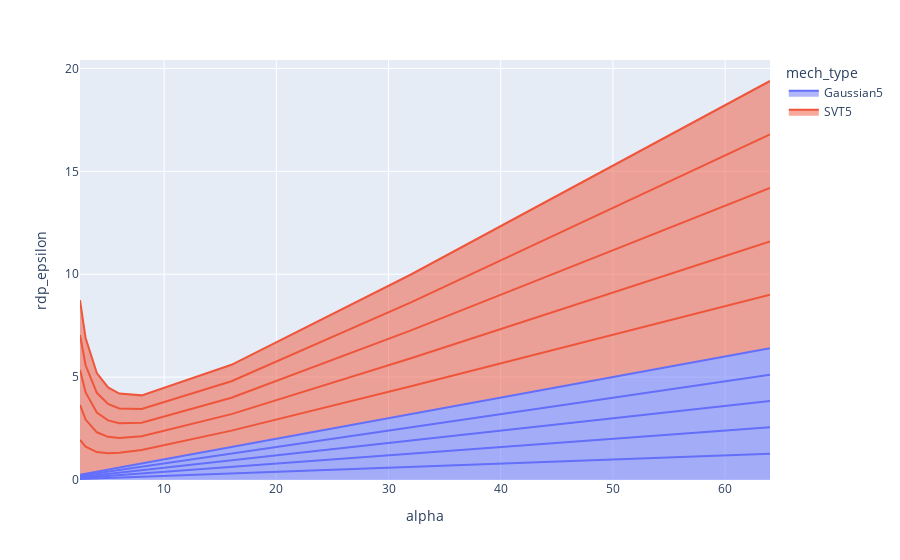

Notebook cell for this chart:
### Markdown cell above
## Gaussian sparse vector with RDP

### Code cell
# 5 hard queries, and only easy queries after that
curves = {}
for i in range(5):
    curves[f"Gaussian5-{i}"] =  GaussianCurve(sigma=5)
    curves[f"SVT5-{i}"] = BoundedOneShotSVT(ro=5, nu=5, kmax=10)
df = df_normalized_curves(curves)
px.area(df, x="alpha", y="rdp_epsilon", color="mech_type", line_group="mech_name")

### Figure 1 — Plotly figure (JSON) as saved in the notebook; plotly's stock layout.template omitted (floating-point values rounded to 4 significant figures)
{"data": [{"fillpattern": {"shape": ""}, "hovertemplate": "mech_type=Gaussian5<br>mech_name=Gaussian5-0<br>alpha=%{x}<br>rdp_epsilon=%{y}<extra></extra>", "legendgroup": "Gaussian5", "line": {"color": "#636efa"}, "marker": {"symbol": "circle"}, "mode": "lines", "name": "Gaussian5", "orientation": "v", "showlegend": true, "stackgroup": "1", "type": "scatter", "x": [2.5, 3, 4, 5, 6, 8, 16, 32, 64], "xaxis": "x", "y": [0.05, 0.06, 0.08, 0.1, 0.12, 0.16, 0.32, 0.64, 1.28], "yaxis": "y"}, {"fillpattern": {"shape": ""}, "hovertemplate": "mech_type=Gaussian5<br>mech_name=Gaussian5-1<br>alpha=%{x}<br>rdp_epsilon=%{y}<extra></extra>", "legendgroup": "Gaussian5", "line": {"color": "#636efa"}, "marker": {"symbol": "circle"}, "mode": "lines", "name": "Gaussian5", "orientation": "v", "showlegend": false, "stackgroup": "1", "type": "scatter", "x": [2.5, 3, 4, 5, 6, 8, 16, 32, 64], "xaxis": "x", "y": [0.05, 0.06, 0.08, 0.1, 0.12, 0.16, 0.32, 0.64, 1.28], "yaxis": "y"}, {"fillpattern": {"shape": ""}, "hovertemplate": "mech_type=Gaussian5<br>mech_name=Gaussian5-2<br>alpha=%{x}<br>rdp_epsilon=%{y}<extra></extra>", "legendgroup": "Gaussian5", "line": {"color": "#636efa"}, "marker": {"symbol": "circle"}, "mode": "lines", "name": "Gaussian5", "orientation": "v", "showlegend": false, "stackgroup": "1", "type": "scatter", "x": [2.5, 3, 4, 5, 6, 8, 16, 32, 64], "xaxis": "x", "y": [0.05, 0.06, 0.08, 0.1, 0.12, 0.16, 0.32, 0.64, 1.28], "yaxis": "y"}, {"fillpattern": {"shape": ""}, "hovertemplate": "mech_type=Gaussian5<br>mech_name=Gaussian5-3<br>alpha=%{x}<br>rdp_epsilon=%{y}<extra></extra>", "legendgroup": "Gaussian5", "line": {"color": "#636efa"}, "marker": {"symbol": "circle"}, "mode": "lines", "name": "Gaussian5", "orientation": "v", "showlegend": false, "stackgroup": "1", "type": "scatter", "x": [2.5, 3, 4, 5, 6, 8, 16, 32, 64], "xaxis": "x", "y": [0.05, 0.06, 0.08, 0.1, 0.12, 0.16, 0.32, 0.64, 1.28], "yaxis": "y"}, {"fillpattern": {"shape": ""}, "hovertemplate": "mech_type=Gaussian5<br>mech_name=Gaussian5-4<br>alpha=%{x}<br>rdp_epsilon=%{y}<extra></extra>", "legendgroup": "Gaussian5", "line": {"color": "#636efa"}, "marker": {"symbol": "circle"}, "mode": "lines", "name": "Gaussian5", "orientation": "v", "showlegend": false, "stackgroup": "1", "type": "scatter", "x": [2.5, 3, 4, 5, 6, 8, 16, 32, 64], "xaxis": "x", "y": [0.05, 0.06, 0.08, 0.1, 0.12, 0.16, 0.32, 0.64, 1.28], "yaxis": "y"}, {"fillpattern": {"shape": ""}, "hovertemplate": "mech_type=SVT5<br>mech_name=SVT5-0<br>alpha=%{x}<br>rdp_epsilon=%{y}<extra></extra>", "legendgroup": "SVT5", "line": {"color": "#EF553B"}, "marker": {"symbol": "circle"}, "mode": "lines", "name": "SVT5", "orientation": "v", "showlegend": true, "stackgroup": "1", "type": "scatter", "x": [2.5, 3, 4, 5, 6, 8, 16, 32, 64], "xaxis": "x", "y": [1.699, 1.319, 0.9593, 0.7995, 0.7196, 0.6626, 0.7999, 1.357, 2.598], "yaxis": "y"}, {"fillpattern": {"shape": ""}, "hovertemplate": "mech_type=SVT5<br>mech_name=SVT5-1<br>alpha=%{x}<br>rdp_epsilon=%{y}<extra></extra>", "legendgroup": "SVT5", "line": {"color": "#EF553B"}, "marker": {"symbol": "circle"}, "mode": "lines", "name": "SVT5", "orientation": "v", "showlegend": false, "stackgroup": "1", "type": "scatter", "x": [2.5, 3, 4, 5, 6, 8, 16, 32, 64], "xaxis": "x", "y": [1.699, 1.319, 0.9593, 0.7995, 0.7196, 0.6626, 0.7999, 1.357, 2.598], "yaxis": "y"}, {"fillpattern": {"shape": ""}, "hovertemplate": "mech_type=SVT5<br>mech_name=SVT5-2<br>alpha=%{x}<br>rdp_epsilon=%{y}<extra></extra>", "legendgroup": "SVT5", "line": {"color": "#EF553B"}, "marker": {"symbol": "circle"}, "mode": "lines", "name": "SVT5", "orientation": "v", "showlegend": false, "stackgroup": "1", "type": "scatter", "x": [2.5, 3, 4, 5, 6, 8, 16, 32, 64], "xaxis": "x", "y": [1.699, 1.319, 0.9593, 0.7995, 0.7196, 0.6626, 0.7999, 1.357, 2.598], "yaxis": "y"}, {"fillpattern": {"shape": ""}, "hovertemplate": "mech_type=SVT5<br>mech_name=SVT5-3<br>alpha=%{x}<br>rdp_epsilon=%{y}<extra></extra>", "legendgroup": "SVT5", "line": {"color": "#EF553B"}, "marker": {"symbol": "circle"}, "mode": "lines", "name": "SVT5", "orientation": "v", "showlegend": false, "stackgroup": "1", "type": "scatter", "x": [2.5, 3, 4, 5, 6, 8, 16, 32, 64], "xaxis": "x", "y": [1.699, 1.319, 0.9593, 0.7995, 0.7196, 0.6626, 0.7999, 1.357, 2.598], "yaxis": "y"}, {"fillpattern": {"shape": ""}, "hovertemplate": "mech_type=SVT5<br>mech_name=SVT5-4<br>alpha=%{x}<br>rdp_epsilon=%{y}<extra></extra>", "legendgroup": "SVT5", "line": {"color": "#EF553B"}, "marker": {"symbol": "circle"}, "mode": "lines", "name": "SVT5", "orientation": "v", "showlegend": false, "stackgroup": "1", "type": "scatter", "x": [2.5, 3, 4, 5, 6, 8, 16, 32, 64], "xaxis": "x", "y": [1.699, 1.319, 0.9593, 0.7995, 0.7196, 0.6626, 0.7999, 1.357, 2.598], "yaxis": "y"}], "layout": {"autosize": true, "legend": {"title": {"text": "mech_type"}, "tracegroupgap": 0}, "margin": {"t": 60}, "xaxis": {"anchor": "y", "autorange": true, "domain": [0, 1], "range": [2.5, 64], "title": {"text": "alpha"}, "type": "linear"}, "yaxis": {"anchor": "x", "autorange": true, "domain": [0, 1], "range": [0, 20.41], "title": {"text": "rdp_epsilon"}, "type": "linear"}}}
